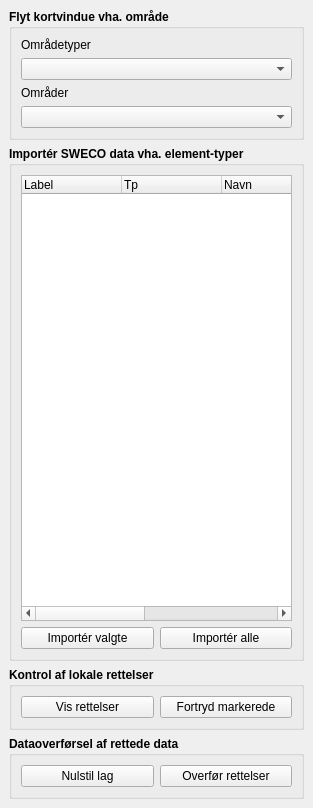
<?xml version="1.0" encoding="UTF-8"?>
<ui version="4.0">
 <class>SwecoParkDockWidgetBase</class>
 <widget class="QDockWidget" name="SwecoParkDockWidgetBase">
  <property name="geometry">
   <rect>
    <x>0</x>
    <y>0</y>
    <width>313</width>
    <height>808</height>
   </rect>
  </property>
  <property name="windowTitle">
   <string>SWECO Park</string>
  </property>
  <widget class="QWidget" name="dockWidgetContents">
   <layout class="QVBoxLayout" name="verticalLayout_2">
    <item>
     <widget class="QGroupBox" name="groupBox">
      <property name="font">
       <font>
        <weight>75</weight>
        <bold>true</bold>
       </font>
      </property>
      <property name="title">
       <string>Flyt kortvindue vha. område</string>
      </property>
      <layout class="QVBoxLayout" name="verticalLayout">
       <item>
        <widget class="QLabel" name="label">
         <property name="font">
          <font>
           <weight>50</weight>
           <bold>false</bold>
          </font>
         </property>
         <property name="text">
          <string>Områdetyper</string>
         </property>
        </widget>
       </item>
       <item>
        <widget class="QComboBox" name="cbOmraadeTyper">
         <property name="font">
          <font>
           <weight>50</weight>
           <bold>false</bold>
          </font>
         </property>
        </widget>
       </item>
       <item>
        <widget class="QLabel" name="label_2">
         <property name="font">
          <font>
           <weight>50</weight>
           <bold>false</bold>
          </font>
         </property>
         <property name="text">
          <string>Områder</string>
         </property>
        </widget>
       </item>
       <item>
        <widget class="QComboBox" name="cbOmraadeNavne">
         <property name="font">
          <font>
           <weight>50</weight>
           <bold>false</bold>
          </font>
         </property>
        </widget>
       </item>
      </layout>
     </widget>
    </item>
    <item>
     <widget class="QGroupBox" name="groupBox_2">
      <property name="font">
       <font>
        <weight>75</weight>
        <bold>true</bold>
       </font>
      </property>
      <property name="title">
       <string>Importér SWECO data vha. element-typer</string>
      </property>
      <layout class="QGridLayout" name="gridLayout_3">
       <item row="0" column="0" colspan="2">
        <widget class="QTreeWidget" name="twElementTyper">
         <property name="minimumSize">
          <size>
           <width>90</width>
           <height>0</height>
          </size>
         </property>
         <property name="maximumSize">
          <size>
           <width>16777215</width>
           <height>16777215</height>
          </size>
         </property>
         <property name="font">
          <font>
           <weight>50</weight>
           <bold>false</bold>
          </font>
         </property>
         <column>
          <property name="text">
           <string>Label</string>
          </property>
         </column>
         <column>
          <property name="text">
           <string>Tp</string>
          </property>
         </column>
         <column>
          <property name="text">
           <string>Navn</string>
          </property>
         </column>
         <column>
          <property name="text">
           <string>Id</string>
          </property>
         </column>
         <column>
          <property name="text">
           <string>Parent</string>
          </property>
         </column>
         <column>
          <property name="text">
           <string>AllowEC</string>
          </property>
         </column>
        </widget>
       </item>
       <item row="1" column="0">
        <widget class="QPushButton" name="pbImporterData">
         <property name="minimumSize">
          <size>
           <width>30</width>
           <height>0</height>
          </size>
         </property>
         <property name="maximumSize">
          <size>
           <width>16777215</width>
           <height>16777215</height>
          </size>
         </property>
         <property name="font">
          <font>
           <weight>50</weight>
           <bold>false</bold>
          </font>
         </property>
         <property name="text">
          <string>Importér valgte</string>
         </property>
        </widget>
       </item>
       <item row="1" column="1">
        <widget class="QPushButton" name="pbImporterAlle">
         <property name="minimumSize">
          <size>
           <width>30</width>
           <height>0</height>
          </size>
         </property>
         <property name="maximumSize">
          <size>
           <width>16777215</width>
           <height>16777215</height>
          </size>
         </property>
         <property name="font">
          <font>
           <weight>50</weight>
           <bold>false</bold>
          </font>
         </property>
         <property name="text">
          <string>Importér alle</string>
         </property>
        </widget>
       </item>
      </layout>
     </widget>
    </item>
    <item>
     <widget class="QGroupBox" name="groupBox_4">
      <property name="font">
       <font>
        <weight>75</weight>
        <bold>true</bold>
       </font>
      </property>
      <property name="title">
       <string>Kontrol af lokale rettelser</string>
      </property>
      <layout class="QHBoxLayout" name="horizontalLayout">
       <item>
        <widget class="QPushButton" name="pbVisRettelser">
         <property name="minimumSize">
          <size>
           <width>30</width>
           <height>0</height>
          </size>
         </property>
         <property name="maximumSize">
          <size>
           <width>16777215</width>
           <height>16777215</height>
          </size>
         </property>
         <property name="font">
          <font>
           <weight>50</weight>
           <bold>false</bold>
          </font>
         </property>
         <property name="text">
          <string>Vis rettelser</string>
         </property>
        </widget>
       </item>
       <item>
        <widget class="QPushButton" name="pbFortrydRettelser">
         <property name="minimumSize">
          <size>
           <width>30</width>
           <height>0</height>
          </size>
         </property>
         <property name="maximumSize">
          <size>
           <width>16777215</width>
           <height>16777215</height>
          </size>
         </property>
         <property name="font">
          <font>
           <weight>50</weight>
           <bold>false</bold>
          </font>
         </property>
         <property name="text">
          <string>Fortryd markerede</string>
         </property>
        </widget>
       </item>
      </layout>
     </widget>
    </item>
    <item>
     <widget class="QGroupBox" name="groupBox_5">
      <property name="font">
       <font>
        <weight>75</weight>
        <bold>true</bold>
       </font>
      </property>
      <property name="title">
       <string>Dataoverførsel af rettede data</string>
      </property>
      <layout class="QGridLayout" name="gridLayout_2">
       <item row="0" column="0">
        <widget class="QPushButton" name="pbNulstilRettelser">
         <property name="minimumSize">
          <size>
           <width>30</width>
           <height>0</height>
          </size>
         </property>
         <property name="maximumSize">
          <size>
           <width>16777215</width>
           <height>16777215</height>
          </size>
         </property>
         <property name="font">
          <font>
           <weight>50</weight>
           <bold>false</bold>
          </font>
         </property>
         <property name="text">
          <string>Nulstil lag</string>
         </property>
        </widget>
       </item>
       <item row="0" column="1">
        <widget class="QPushButton" name="pbOverfoerRettelser">
         <property name="minimumSize">
          <size>
           <width>30</width>
           <height>0</height>
          </size>
         </property>
         <property name="maximumSize">
          <size>
           <width>16777215</width>
           <height>16777215</height>
          </size>
         </property>
         <property name="font">
          <font>
           <weight>50</weight>
           <bold>false</bold>
          </font>
         </property>
         <property name="text">
          <string>Overfør rettelser</string>
         </property>
        </widget>
       </item>
      </layout>
     </widget>
    </item>
   </layout>
  </widget>
 </widget>
 <resources/>
 <connections/>
</ui>
